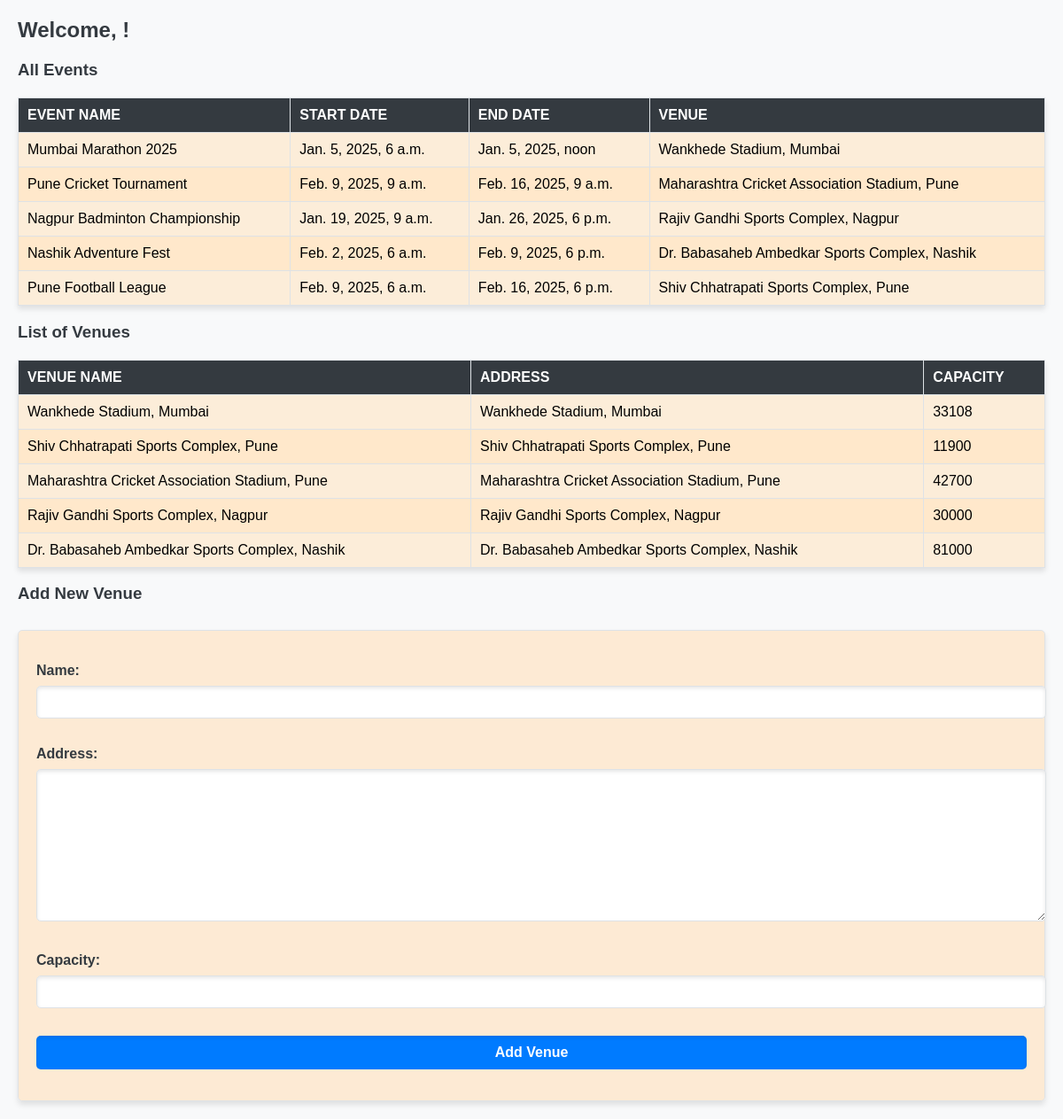
Before: /events/dashboard/venue-manager/ with the older database file.
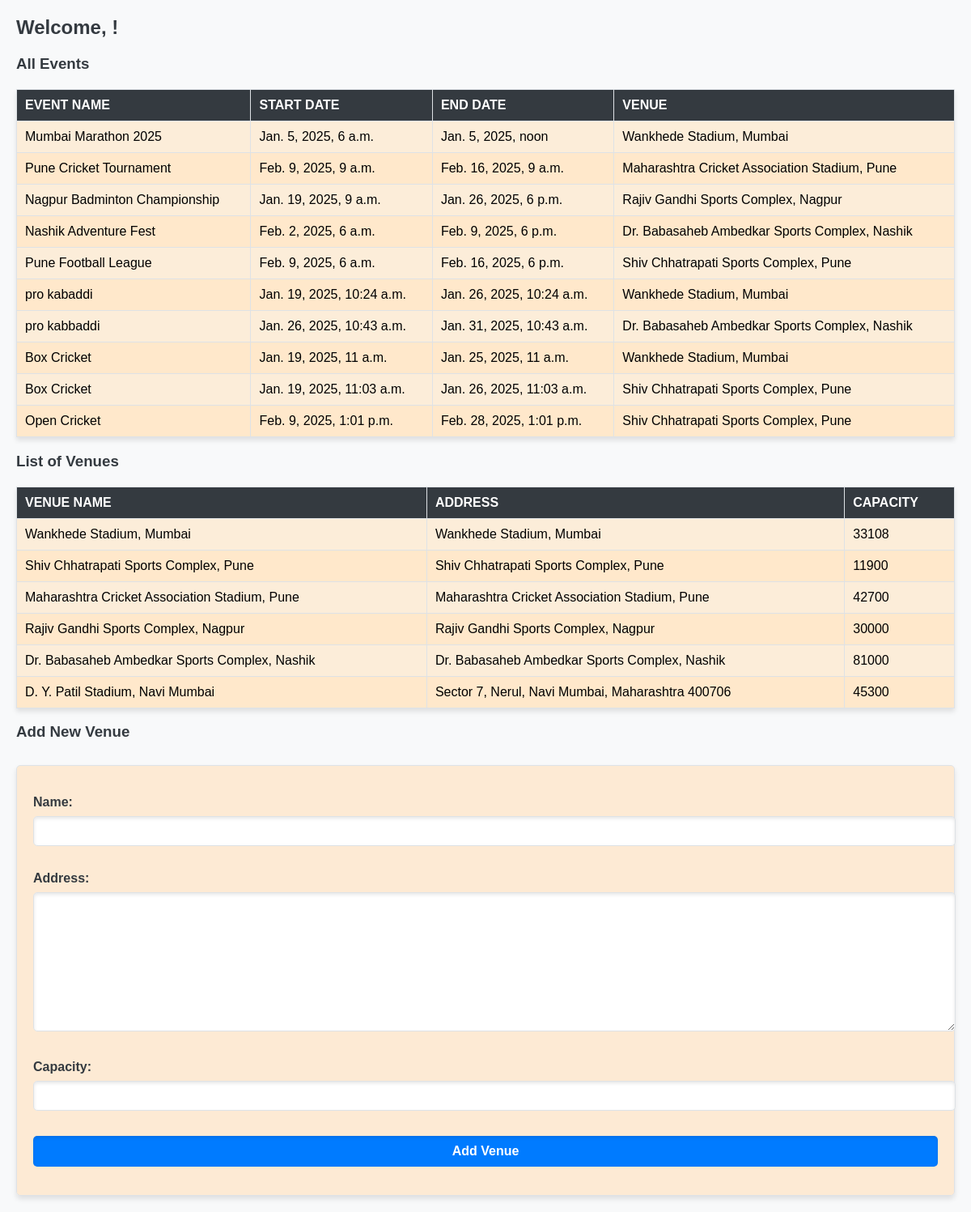
After: the same page with the newer database file.
### events/models.py (models this page shows, shortened)
class Event(models.Model):
    name = models.CharField(max_length=200)
    description = models.TextField()
    start_date = models.DateTimeField()
    end_date = models.DateTimeField()
    venue = models.ForeignKey(Venue, on_delete=models.CASCADE)
    organizer = models.ForeignKey(Organizer, on_delete=models.CASCADE,related_name='events')
    registration_fee = models.DecimalField(max_digits=10, decimal_places=2, default=0.0)
    ticket_price = models.DecimalField(max_digits=10, decimal_places=2, default=0.0)
    is_active = models.BooleanField(default=True)

class Venue(models.Model):
    name = models.CharField(max_length=255)
    address = models.TextField()
    capacity = models.PositiveIntegerField()
    def __str__(self):
        return self.name

### events/views.py (the view)
# urls.py: path('dashboard/venue-manager/', views.venue_manager_dashboard, name='venue_manager_dashboard'),
def venue_manager_dashboard(request):
    events = Event.objects.all()
    venues = Venue.objects.all()
    if request.method == "POST":
        form = VenueForm(request.POST)
        if form.is_valid():
            form.save()  # Save the new venue to the database
            return redirect('venue_manager_dashboard')  # Redirect back to the dashboard after saving the venue
    else:
        form = VenueForm()
    return render(request, 'dashboard/venue_manager_dashboard.html', {
        'title': 'Venue Manager Dashboard',
        'events': events,
        'form': form,
        'venues': venues
    })

### events/forms.py
class VenueForm(forms.ModelForm):
    class Meta:
        model = Venue
        fields = ['name', 'address', 'capacity']

### events/templates/dashboard/venue_manager_dashboard.html (shortened to what this page needs)
<!DOCTYPE html>
<html lang="en">
<head>
</head>
<body>
    <h2>Welcome, {{ user.first_name }}!</h2>
    <h3>All Events</h3>
    <table>
        <thead>
            <tr>
                <th>Event Name</th>
                <th>Start Date</th>
                <th>End Date</th>
                <th>Venue</th>
            </tr>
        </thead>
        <tbody>
            {% for event in events %}
                <tr>
                    <td>{{ event.name }}</td>
                    <td>{{ event.start_date }}</td>
                    <td>{{ event.end_date }}</td>
                    <td>{{ event.venue }}</td>
                </tr>
            {% empty %}
                <tr>
                    <td colspan="4">No events available.</td>
                </tr>
            {% endfor %}
        </tbody>
    </table>
    <h3>List of Venues</h3>
    <table>
        <thead>
            <tr>
                <th>Venue Name</th>
                <th>Address</th>
                <th>Capacity</th>
            </tr>
        </thead>
        <tbody>
            {% for venue in venues %}
                <tr>
                    <td>{{ venue.name }}</td>
                    <td>{{ venue.address }}</td>
                    <td>{{ venue.capacity }}</td>
                </tr>
            {% empty %}
                <tr>
                    <td colspan="4">No venues available.</td>
                </tr>
            {% endfor %}
        </tbody>
    </table>
    <h3>Add New Venue</h3>
    <form method="POST">
        {{ form.as_p }}
        <button type="submit">Add Venue</button>
    </form>
</body>
</html>

Changed rows visible on the page:
added Event: name "pro kabaddi", start_date "Jan. 19, 2025, 10:24 a.m.", end_date "Jan. 26, 2025, 10:24 a.m.", venue "Wankhede Stadium, Mumbai"
added Event: name "pro kabbaddi", start_date "Jan. 26, 2025, 10:43 a.m.", end_date "Jan. 31, 2025, 10:43 a.m.", venue "Dr. Babasaheb Ambedkar Sports Complex, Nashik"
added Event: name "Box Cricket", start_date "Jan. 19, 2025, 11 a.m.", end_date "Jan. 25, 2025, 11 a.m.", venue "Wankhede Stadium, Mumbai"
added Event: name "Box Cricket", start_date "Jan. 19, 2025, 11:03 a.m.", end_date "Jan. 26, 2025, 11:03 a.m.", venue "Shiv Chhatrapati Sports Complex, Pune"
added Event: name "Open Cricket", start_date "Feb. 9, 2025, 1:01 p.m.", end_date "Feb. 28, 2025, 1:01 p.m.", venue "Shiv Chhatrapati Sports Complex, Pune"
added Venue: name "D. Y. Patil Stadium, Navi Mumbai", address "Sector 7, Nerul, Navi Mumbai, Maharashtra 400706", capacity "45300"
